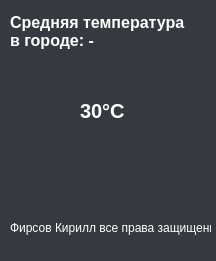
<?xml version="1.0" encoding="UTF-8"?>
<ui version="4.0">
 <class>MainWindow</class>
 <widget class="QMainWindow" name="MainWindow">
  <property name="geometry">
   <rect>
    <x>0</x>
    <y>0</y>
    <width>216</width>
    <height>261</height>
   </rect>
  </property>
  <property name="minimumSize">
   <size>
    <width>216</width>
    <height>261</height>
   </size>
  </property>
  <property name="maximumSize">
   <size>
    <width>216</width>
    <height>261</height>
   </size>
  </property>
  <property name="font">
   <font>
    <pointsize>12</pointsize>
    <weight>75</weight>
    <bold>true</bold>
   </font>
  </property>
  <property name="windowTitle">
   <string> </string>
  </property>
  <property name="windowIcon">
   <iconset>
    <normaloff>../img/icon.png</normaloff>../img/icon.png</iconset>
  </property>
  <property name="styleSheet">
   <string notr="true">background-color: #36393F;</string>
  </property>
  <widget class="QWidget" name="centralwidget">
   <widget class="QLabel" name="label_3">
    <property name="geometry">
     <rect>
      <x>10</x>
      <y>220</y>
      <width>201</width>
      <height>16</height>
     </rect>
    </property>
    <property name="styleSheet">
     <string notr="true">color: #fff;</string>
    </property>
    <property name="text">
     <string>Фирсов Кирилл все права защищены©</string>
    </property>
   </widget>
   <widget class="QLabel" name="label">
    <property name="geometry">
     <rect>
      <x>10</x>
      <y>10</y>
      <width>201</width>
      <height>61</height>
     </rect>
    </property>
    <property name="font">
     <font>
      <pointsize>12</pointsize>
      <weight>75</weight>
      <bold>true</bold>
     </font>
    </property>
    <property name="styleSheet">
     <string notr="true">color: #FFFFFF;</string>
    </property>
    <property name="text">
     <string>Средняя температура
в городе: -
</string>
    </property>
   </widget>
   <widget class="QLabel" name="temp_1">
    <property name="geometry">
     <rect>
      <x>80</x>
      <y>100</y>
      <width>51</width>
      <height>21</height>
     </rect>
    </property>
    <property name="font">
     <font>
      <pointsize>15</pointsize>
      <weight>75</weight>
      <bold>true</bold>
     </font>
    </property>
    <property name="styleSheet">
     <string notr="true">color: #FFFFFF;</string>
    </property>
    <property name="text">
     <string>30°C</string>
    </property>
   </widget>
   <widget class="QLabel" name="status_1">
    <property name="geometry">
     <rect>
      <x>80</x>
      <y>130</y>
      <width>50</width>
      <height>50</height>
     </rect>
    </property>
    <property name="styleSheet">
     <string notr="true"/>
    </property>
    <property name="text">
     <string/>
    </property>
    <property name="pixmap">
     <pixmap>../../../Users/Кирилл/Desktop/temp_good.png</pixmap>
    </property>
   </widget>
  </widget>
  <widget class="QStatusBar" name="statusbar"/>
  <action name="actionmain">
   <property name="text">
    <string>main</string>
   </property>
  </action>
 </widget>
 <resources/>
 <connections/>
</ui>
